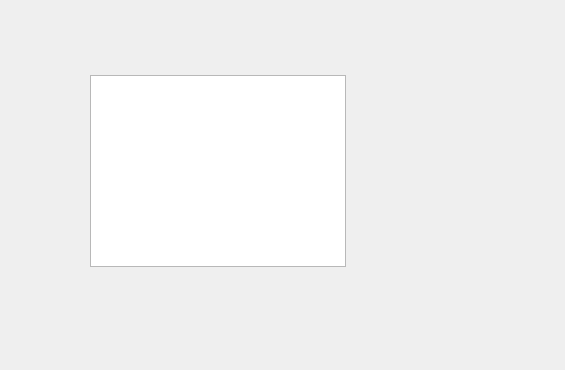
<?xml version="1.0" encoding="UTF-8"?>
<ui version="4.0">
 <class>QWFormDoc</class>
 <widget class="QWidget" name="QWFormDoc">
  <property name="geometry">
   <rect>
    <x>0</x>
    <y>0</y>
    <width>565</width>
    <height>370</height>
   </rect>
  </property>
  <property name="font">
   <font>
    <pointsize>10</pointsize>
   </font>
  </property>
  <property name="windowTitle">
   <string>new document</string>
  </property>
  <property name="autoFillBackground">
   <bool>true</bool>
  </property>
  <widget class="QPlainTextEdit" name="plainTextEdit">
   <property name="geometry">
    <rect>
     <x>90</x>
     <y>75</y>
     <width>256</width>
     <height>192</height>
    </rect>
   </property>
  </widget>
  <action name="actOpen">
   <property name="icon">
    <iconset resource="res.qrc">
     <normaloff>:/icons/images/122.bmp</normaloff>:/icons/images/122.bmp</iconset>
   </property>
   <property name="text">
    <string>打开</string>
   </property>
   <property name="toolTip">
    <string>打开文件</string>
   </property>
  </action>
  <action name="actCut">
   <property name="icon">
    <iconset resource="res.qrc">
     <normaloff>:/icons/images/200.bmp</normaloff>:/icons/images/200.bmp</iconset>
   </property>
   <property name="text">
    <string>剪切</string>
   </property>
   <property name="toolTip">
    <string>剪切</string>
   </property>
   <property name="shortcut">
    <string>Ctrl+X</string>
   </property>
  </action>
  <action name="actCopy">
   <property name="icon">
    <iconset resource="res.qrc">
     <normaloff>:/icons/images/202.bmp</normaloff>:/icons/images/202.bmp</iconset>
   </property>
   <property name="text">
    <string>复制</string>
   </property>
   <property name="toolTip">
    <string>复制</string>
   </property>
   <property name="shortcut">
    <string>Ctrl+C</string>
   </property>
  </action>
  <action name="actPaste">
   <property name="icon">
    <iconset resource="res.qrc">
     <normaloff>:/icons/images/204.bmp</normaloff>:/icons/images/204.bmp</iconset>
   </property>
   <property name="text">
    <string>粘贴</string>
   </property>
   <property name="toolTip">
    <string>粘贴</string>
   </property>
   <property name="shortcut">
    <string>Ctrl+V</string>
   </property>
  </action>
  <action name="actFont">
   <property name="icon">
    <iconset resource="res.qrc">
     <normaloff>:/icons/images/506.bmp</normaloff>:/icons/images/506.bmp</iconset>
   </property>
   <property name="text">
    <string>字体</string>
   </property>
   <property name="toolTip">
    <string>设置字体</string>
   </property>
  </action>
  <action name="actClose">
   <property name="icon">
    <iconset resource="res.qrc">
     <normaloff>:/icons/images/132.bmp</normaloff>:/icons/images/132.bmp</iconset>
   </property>
   <property name="text">
    <string>关闭</string>
   </property>
   <property name="toolTip">
    <string>关闭本窗口</string>
   </property>
  </action>
  <action name="actUndo">
   <property name="icon">
    <iconset resource="res.qrc">
     <normaloff>:/icons/images/206.bmp</normaloff>:/icons/images/206.bmp</iconset>
   </property>
   <property name="text">
    <string>撤销</string>
   </property>
   <property name="toolTip">
    <string>撤销编辑操作</string>
   </property>
   <property name="shortcut">
    <string>Ctrl+Z</string>
   </property>
  </action>
  <action name="actRedo">
   <property name="icon">
    <iconset resource="res.qrc">
     <normaloff>:/icons/images/208.bmp</normaloff>:/icons/images/208.bmp</iconset>
   </property>
   <property name="text">
    <string>重复</string>
   </property>
   <property name="toolTip">
    <string>重复编辑操作</string>
   </property>
  </action>
 </widget>
 <resources>
  <include location="res.qrc"/>
 </resources>
 <connections>
  <connection>
   <sender>actClose</sender>
   <signal>triggered()</signal>
   <receiver>QWFormDoc</receiver>
   <slot>close()</slot>
   <hints>
    <hint type="sourcelabel">
     <x>-1</x>
     <y>-1</y>
    </hint>
    <hint type="destinationlabel">
     <x>429</x>
     <y>272</y>
    </hint>
   </hints>
  </connection>
  <connection>
   <sender>actCut</sender>
   <signal>triggered()</signal>
   <receiver>plainTextEdit</receiver>
   <slot>cut()</slot>
   <hints>
    <hint type="sourcelabel">
     <x>-1</x>
     <y>-1</y>
    </hint>
    <hint type="destinationlabel">
     <x>395</x>
     <y>220</y>
    </hint>
   </hints>
  </connection>
  <connection>
   <sender>actCopy</sender>
   <signal>triggered()</signal>
   <receiver>plainTextEdit</receiver>
   <slot>copy()</slot>
   <hints>
    <hint type="sourcelabel">
     <x>-1</x>
     <y>-1</y>
    </hint>
    <hint type="destinationlabel">
     <x>395</x>
     <y>220</y>
    </hint>
   </hints>
  </connection>
  <connection>
   <sender>actPaste</sender>
   <signal>triggered()</signal>
   <receiver>plainTextEdit</receiver>
   <slot>paste()</slot>
   <hints>
    <hint type="sourcelabel">
     <x>-1</x>
     <y>-1</y>
    </hint>
    <hint type="destinationlabel">
     <x>395</x>
     <y>220</y>
    </hint>
   </hints>
  </connection>
  <connection>
   <sender>actUndo</sender>
   <signal>triggered()</signal>
   <receiver>plainTextEdit</receiver>
   <slot>undo()</slot>
   <hints>
    <hint type="sourcelabel">
     <x>-1</x>
     <y>-1</y>
    </hint>
    <hint type="destinationlabel">
     <x>395</x>
     <y>220</y>
    </hint>
   </hints>
  </connection>
  <connection>
   <sender>actRedo</sender>
   <signal>triggered()</signal>
   <receiver>plainTextEdit</receiver>
   <slot>redo()</slot>
   <hints>
    <hint type="sourcelabel">
     <x>-1</x>
     <y>-1</y>
    </hint>
    <hint type="destinationlabel">
     <x>395</x>
     <y>220</y>
    </hint>
   </hints>
  </connection>
 </connections>
</ui>
